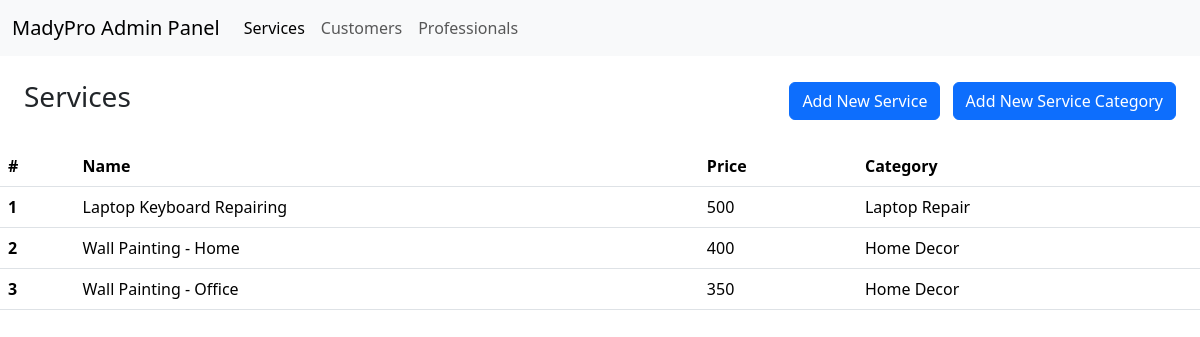
Screenshot of /admin/services (signed in) with the database file from the repository.
### app/models.py (models this page shows, shortened)
class Service(db.Model):
    id = db.Column(db.Integer, autoincrement=True, primary_key=True)
    name = db.Column(db.String, unique=True, nullable=False)
    price = db.Column(db.Integer, nullable=False)
    description = db.Column(db.Text)
    category_id = db.Column(db.Integer, db.ForeignKey('category.id'), nullable=False)
    professionals = db.relationship('Professional', backref='service', lazy=True)

class Category(db.Model):
    id = db.Column(db.Integer, primary_key=True)
    name = db.Column(db.String(100), nullable=False, unique=True)
    services = db.relationship('Service', backref='category', lazy=True)

### app/routes.py (the view)
@app.route("/admin/services")
@admin_login_required
def admin_services():
    all_services = Service.query.all()
    return render_template("services_admin.html", services=all_services)

### app/models.py (called while the page is built)
    def get_id(self):
        return f"a_{self.id}"

### app/routes.py (called while the page is built)
@login_manager.user_loader
def load_user(user_id):
    if user_id.startswith('p_'):
        return db.session.get(Professional, int(user_id[2:]))
    elif user_id.startswith('c_'):
        return db.session.get(Customer, int(user_id[2:]))
    elif user_id.startswith('a_'):
        return db.session.get(Admin, int(user_id[2:]))
    return None

def admin_login_required(f):
    @wraps(f)
    def decorated_function(*args, **kwargs):
        if not current_user.is_authenticated:
            flash('Please Log In With Admin Credentials', 'warning')
            return redirect(url_for('admin_login'))
        if not current_user.get_id().startswith('a_'):
            flash('Access Denied! You Are Not Allowed To Access This Page', 'danger')
            return redirect(url_for('home'))
        return f(*args, **kwargs)
    return decorated_function

### app/templates/services_admin.html
{% extends 'admin.html' %}
{% block content %}
    <div class="d-flex justify-content-between align-items-center m-4">
        <h3>Services</h3>
        <div>
            <a href="{{ url_for('add_service') }}" class="btn btn-primary me-2">Add New Service</a>
            <a href="{{ url_for('add_category') }}" class="btn btn-primary">Add New Service Category</a>
        </div>
    </div>
    <table class="table table-hover">
        <thead>
            <tr>
                <th scope="col">#</th>
                <th scope="col">Name</th>
                <th scope="col">Price</th>
                <th scope="col">Category</th>
            </tr>
        </thead>
        <tbody>
            {% for service in services %}
            <tr>
                <th scope="row">{{ service.id }}</th>
                <td>{{ service.name }}</td>
                <td>{{ service.price }}</td>
                <td>{{ service.category.name }}</td>
            </tr>
            {% endfor %}
        </tbody>
    </table>
{% endblock %}

### rows the page displays
Service: id "1", name "Laptop Keyboard Repairing", price "500", category.name "Laptop Repair"
Service: id "2", name "Wall Painting - Home", price "400", category.name "Home Decor"
Service: id "3", name "Wall Painting - Office", price "350", category.name "Home Decor"
